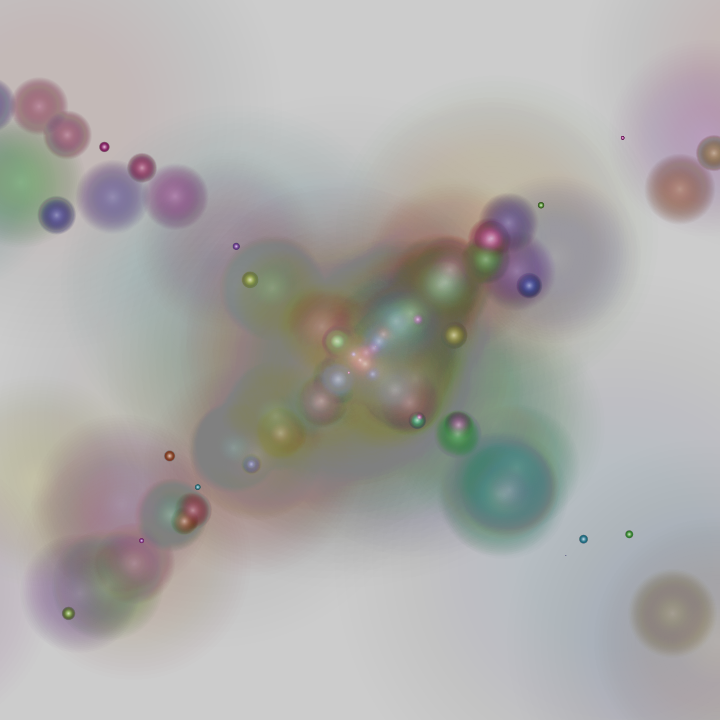
Frame 1 (no input)
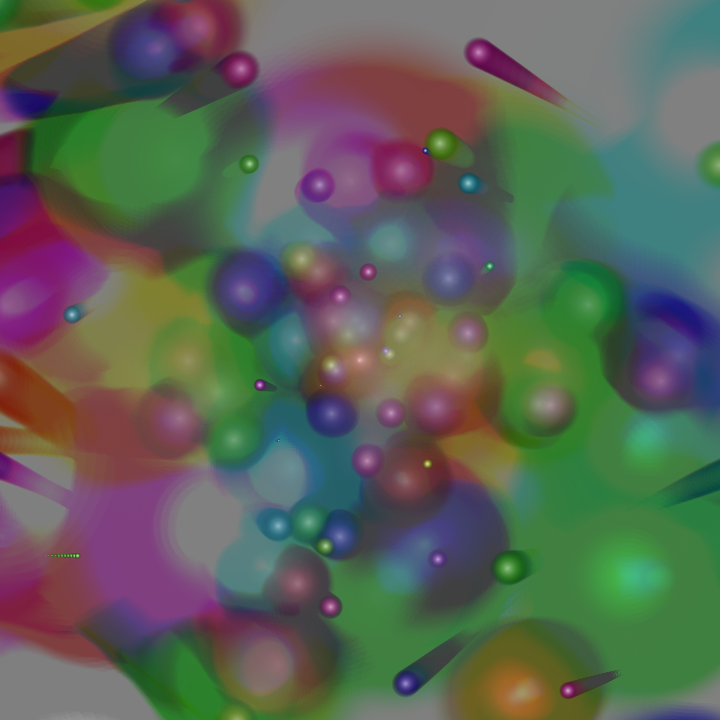
Frame 60 (the mouse pressed at the canvas centre just before this capture)
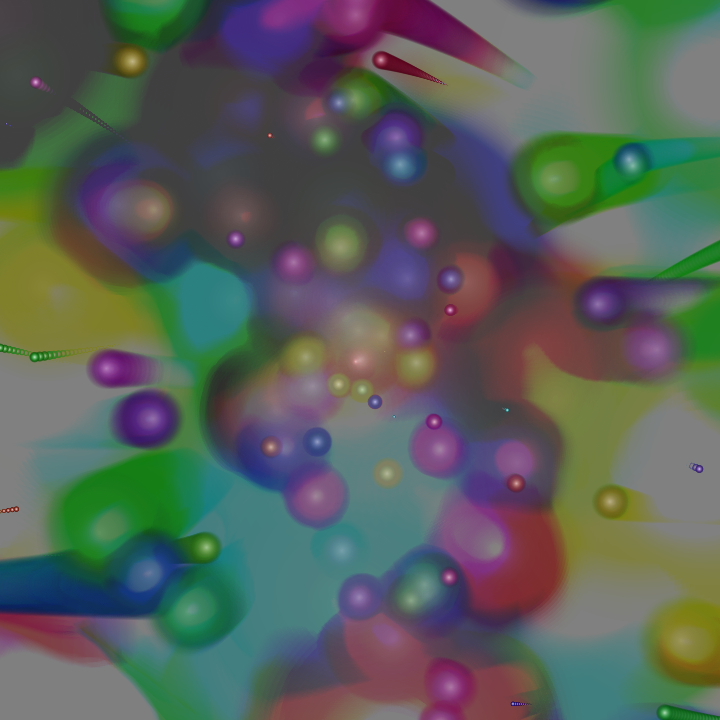
Frame 120 (the mouse held since frame 60 and released just before this capture)

The Processing sketch that drew these frames (run headless with seeded random() and noise(); from frame 60 on, the mouse is pressed at the canvas centre):

// Processing sketch: sketch_7272020_FadingBurstDots
// ── sketch_7272020_FadingBurstDots.pde
float r,t,d;
void setup(){size(720,720);noStroke();colorMode(HSB);}
void draw(){
 clear();
 t+=.005;
 for(d=90;d>0;d-=3)
 for(r=-TAU*9;r<TAU*9;r+=.3){
  fill((r*r*5)%255,d*3,255-d*2,8/tan(r+t));
  circle(tan(r*r+t)*r*9+360,sin(r*r-t)*r*9+360,d*tan(r+t));
 }
}
